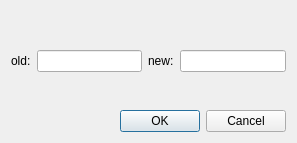
<?xml version="1.0" encoding="UTF-8"?>
<ui version="4.0">
 <class>RenumberDialogClass</class>
 <widget class="QDialog" name="RenumberDialogClass">
  <property name="geometry">
   <rect>
    <x>0</x>
    <y>0</y>
    <width>297</width>
    <height>143</height>
   </rect>
  </property>
  <property name="sizePolicy">
   <sizepolicy hsizetype="Fixed" vsizetype="Fixed">
    <horstretch>0</horstretch>
    <verstretch>0</verstretch>
   </sizepolicy>
  </property>
  <property name="windowTitle">
   <string>Renumber</string>
  </property>
  <property name="modal">
   <bool>true</bool>
  </property>
  <layout class="QVBoxLayout" name="verticalLayout">
   <item>
    <spacer name="verticalSpacer_2">
     <property name="orientation">
      <enum>Qt::Vertical</enum>
     </property>
     <property name="sizeHint" stdset="0">
      <size>
       <width>20</width>
       <height>40</height>
      </size>
     </property>
    </spacer>
   </item>
   <item>
    <layout class="QHBoxLayout" name="horizontalLayout">
     <item>
      <widget class="QLabel" name="label">
       <property name="text">
        <string>old:</string>
       </property>
      </widget>
     </item>
     <item>
      <widget class="QLineEdit" name="oldNumber">
       <property name="focusPolicy">
        <enum>Qt::NoFocus</enum>
       </property>
       <property name="readOnly">
        <bool>true</bool>
       </property>
      </widget>
     </item>
     <item>
      <widget class="QLabel" name="label_2">
       <property name="text">
        <string>new:</string>
       </property>
      </widget>
     </item>
     <item>
      <widget class="QLineEdit" name="newNumber"/>
     </item>
    </layout>
   </item>
   <item>
    <spacer name="verticalSpacer">
     <property name="orientation">
      <enum>Qt::Vertical</enum>
     </property>
     <property name="sizeHint" stdset="0">
      <size>
       <width>20</width>
       <height>24</height>
      </size>
     </property>
    </spacer>
   </item>
   <item>
    <layout class="QHBoxLayout" name="horizontalLayout_2">
     <property name="topMargin">
      <number>9</number>
     </property>
     <item>
      <spacer name="horizontalSpacer">
       <property name="orientation">
        <enum>Qt::Horizontal</enum>
       </property>
       <property name="sizeHint" stdset="0">
        <size>
         <width>40</width>
         <height>20</height>
        </size>
       </property>
      </spacer>
     </item>
     <item>
      <widget class="QPushButton" name="okButton">
       <property name="text">
        <string>OK</string>
       </property>
       <property name="icon">
        <iconset resource="../../resources.qrc">
         <normaloff>:/icons/resources/button_ok.png</normaloff>:/icons/resources/button_ok.png</iconset>
       </property>
      </widget>
     </item>
     <item>
      <widget class="QPushButton" name="cancelButton">
       <property name="text">
        <string>Cancel</string>
       </property>
       <property name="icon">
        <iconset resource="../../resources.qrc">
         <normaloff>:/icons/resources/cancel.png</normaloff>:/icons/resources/cancel.png</iconset>
       </property>
      </widget>
     </item>
    </layout>
   </item>
  </layout>
 </widget>
 <tabstops>
  <tabstop>newNumber</tabstop>
  <tabstop>okButton</tabstop>
  <tabstop>cancelButton</tabstop>
 </tabstops>
 <resources>
  <include location="../../resources.qrc"/>
 </resources>
 <connections/>
</ui>
